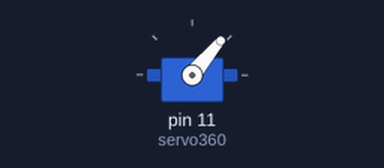
Simulated run of this sketch. Board: Arduino Uno, built with avr-gcc and run on an emulated ATmega328P. Parts: servo.

Above: at 1.05 s.
At 4.5 s:
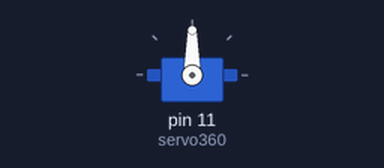
At 8.0 s:
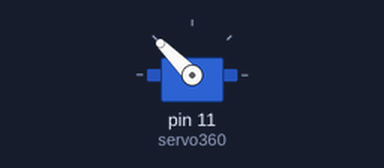
Timing chart, 0 to 10.1 s (numbered marks = the images above):
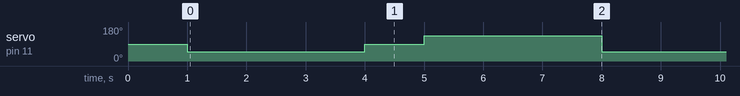

The sketch:

servo360_test.ino
```cpp
#include <Servo.h>

Servo 	servo360;

void setup() {
	servo360.attach(11);
	servo360.write(90);
	delay(1000);
}

void loop() {
	servo360.write(50);
	delay(3000);
	servo360.write(90);
	delay(1000);
	servo360.write(135);
	delay(3000);
}
```

Measured:
- by itself, servo on pin 11 (servo360): repeats every 7.0 s: 90° 1.0 s, 135° 3.0 s, 50° 3.0 s
